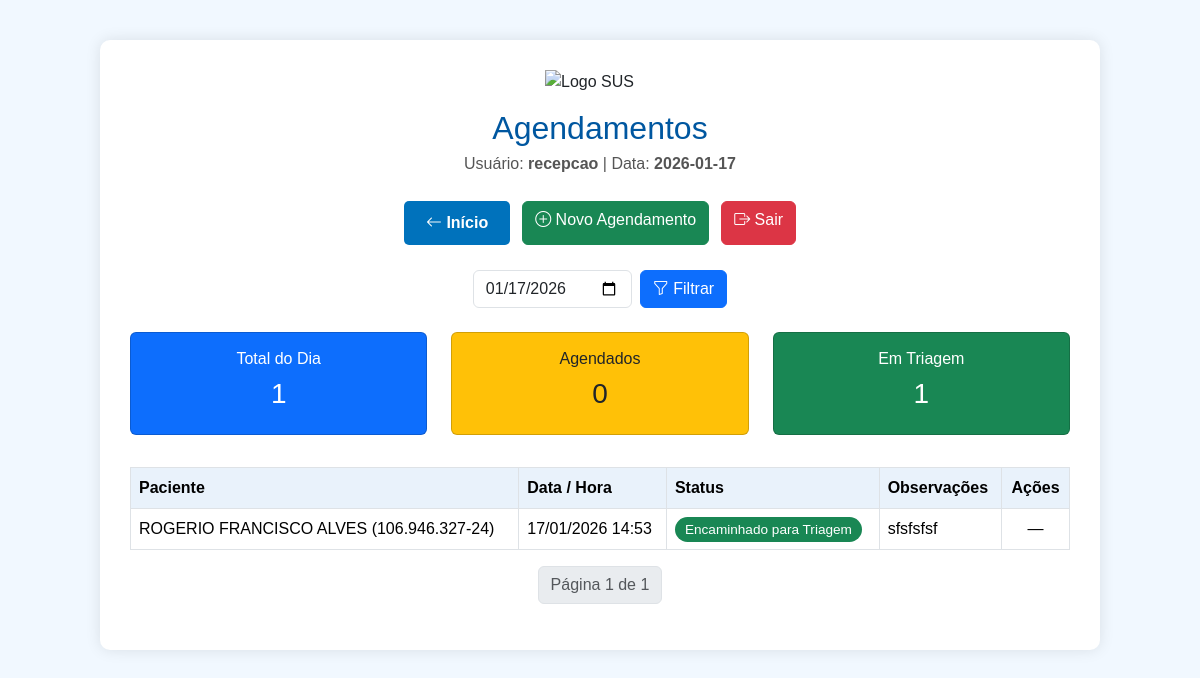
/agendamento/ (signed in), run on an earlier commit of the app's database.
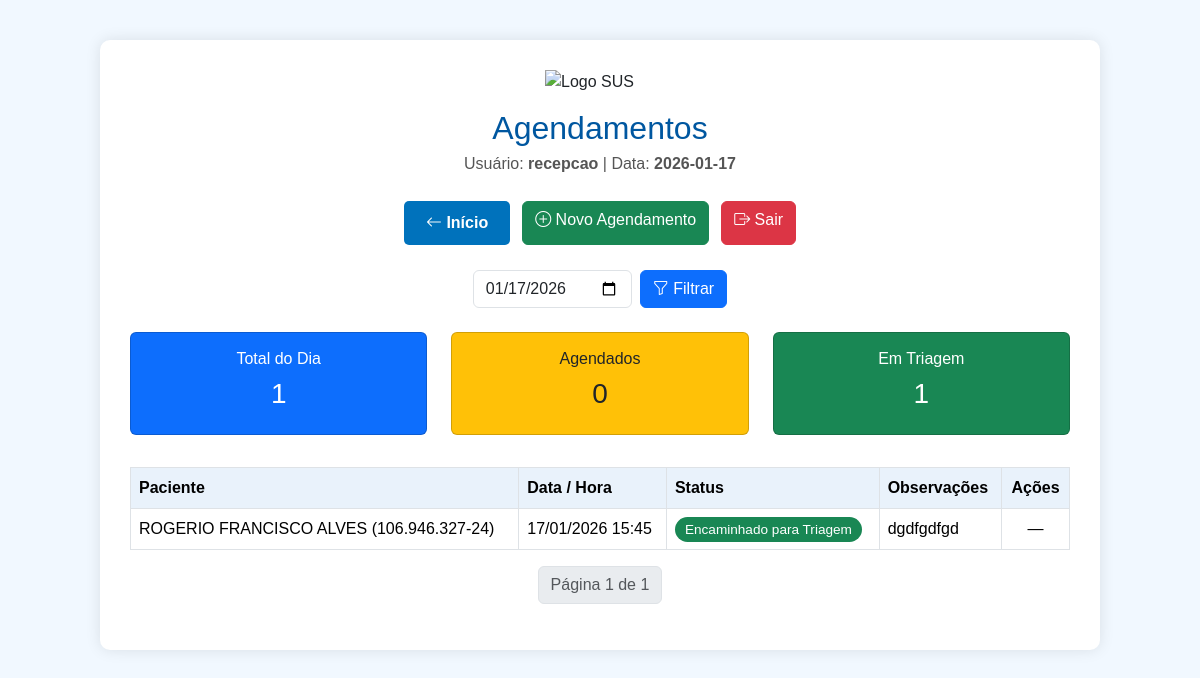
And on a later commit of the database.
### agendamento/models.py (models this page shows, shortened)
class Agendamento(models.Model):
    STATUS_CHOICES = [
        ('AG', 'Agendado'),
        ('TR', 'Encaminhado para Triagem'),
        ('AT', 'Atendido'),
        ('CN', 'Cancelado'),
    ]
    paciente = models.ForeignKey(Paciente, on_delete=models.CASCADE)
    data_hora = models.DateTimeField()
    encaminhado_por = models.ForeignKey(settings.AUTH_USER_MODEL, on_delete=models.SET_NULL, null=True, blank=True)
    status = models.CharField(max_length=2, choices=STATUS_CHOICES, default='AG')
    observacoes = models.TextField(blank=True, null=True)

### paciente/models.py (models this page shows)
class Paciente(models.Model):
    nome = models.CharField(max_length=100)
    nome_social = models.CharField(max_length=100, blank=True, null=True)
    nome_mae = models.CharField(max_length=100)
    nome_pai = models.CharField(max_length=100, blank=True, null=True)
    cpf = models.CharField(
        max_length=14,
        unique=True,
        validators=[
            RegexValidator(
                r'^\d{3}\.\d{3}\.\d{3}-\d{2}$',
                'CPF inválido! Use XXX.XXX.XXX-XX'
            )
        ]
    )
    data_nascimento = models.DateField()
    SEXO_BIOLOGICO_CHOICES = [
        ('M', 'Masculino'),
        ('F', 'Feminino'),
        ('I', 'Intersexo'),
    ]
    sexo_biologico = models.CharField(max_length=1, choices=SEXO_BIOLOGICO_CHOICES)
    identidade_genero = models.CharField(max_length=50)
    orientacao_sexual = models.CharField(max_length=50)
    NACIONALIDADE_CHOICES = [
        ('BRASILEIRA', 'Brasileira'),
        ('ARGENTINA', 'Argentina'),
        ('BOLIVIANA', 'Boliviana'),
        ('CHILENA', 'Chilena'),
        ('COLOMBIANA', 'Colombiana'),
        ('PARAGUAIA', 'Paraguaia'),
        ('PERUANA', 'Peruana'),
        ('URUGUAIA', 'Uruguaia'),
        ('VENEZUELANA', 'Venezuelana'),
        ('OUTRA', 'Outra'),
    ]
    nacionalidade = models.CharField(
        max_length=20,
        choices=NACIONALIDADE_CHOICES,
        default='BRASILEIRA'
    )
    naturalidade = models.CharField(max_length=100)
    RACA_COR_CHOICES = [
        ('BRANCA', 'Branca'),
        ('PRETA', 'Preta'),
        ('PARDA', 'Parda'),
        ('AMARELA', 'Amarela'),
        ('INDIGENA', 'Indígena'),
    ]
    raca_cor = models.CharField(max_length=10, choices=RACA_COR_CHOICES)
    ESTADO_CIVIL_CHOICES = [
        ('SOLTEIRO', 'Solteiro(a)'),
        ('CASADO', 'Casado(a)'),
        ('DIVORCIADO', 'Divorciado(a)'),
        ('VIUVO', 'Viúvo(a)'),
        ('UNIAO_ESTAVEL', 'União Estável'),
    ]
    estado_civil = models.CharField(max_length=20, choices=ESTADO_CIVIL_CHOICES)
    ESCOLARIDADE_CHOICES = [
        ('SEM_INSTRUCAO', 'Sem instrução'),
        ('FUNDAMENTAL_INCOMPLETO', 'Fundamental incompleto'),
        ('FUNDAMENTAL_COMPLETO', 'Fundamental completo'),
        ('MEDIO_INCOMPLETO', 'Médio incompleto'),
        ('MEDIO_COMPLETO', 'Médio completo'),
        ('SUPERIOR_INCOMPLETO', 'Superior incompleto'),
        ('SUPERIOR_COMPLETO', 'Superior completo'),
        ('POS_GRADUACAO', 'Pós-graduação'),
        ('MESTRADO', 'Mestrado'),
        ('DOUTORADO', 'Doutorado'),
    ]
    escolaridade = models.CharField(max_length=30, choices=ESCOLARIDADE_CHOICES)
    profissao = models.CharField(max_length=50)
    rg = models.CharField(max_length=20)
    orgao_emissor = models.CharField(max_length=10)
    UF_CHOICES = [
        ('AC','AC'), ('AL','AL'), ('AP','AP'), ('AM','AM'),
        ('BA','BA'), ('CE','CE'), ('DF','DF'), ('ES','ES'),
        ('GO','GO'), ('MA','MA'), ('MT','MT'), ('MS','MS'),
        ('MG','MG'), ('PA','PA'), ('PB','PB'), ('PR','PR'),
        ('PE','PE'), ('PI','PI'), ('RJ','RJ'), ('RN','RN'),
        ('RS','RS'), ('RO','RO'), ('RR','RR'), ('SC','SC'),
        ('SP','SP'), ('SE','SE'), ('TO','TO'),
    ]
    uf_rg = models.CharField(max_length=2, choices=UF_CHOICES)
    cep = models.CharField(
        max_length=9,
        validators=[
            RegexValidator(
                r'^\d{5}-\d{3}$',
                'CEP inválido! Use XXXXX-XXX'
            )
        ]
    )
    endereco = models.CharField(max_length=100)
    numero = models.CharField(max_length=10)
    complemento = models.CharField(max_length=50, blank=True, null=True)
    bairro = models.CharField(max_length=50)
    municipio = models.CharField(max_length=50)
    uf = models.CharField(max_length=2, choices=UF_CHOICES)
    ZONA_CHOICES = [
        ('URBANA', 'Urbana'),
        ('RURAL', 'Rural'),
    ]
    zona = models.CharField(max_length=6, choices=ZONA_CHOICES)
    telefone_fixo = models.CharField(
        max_length=15,
        blank=True,
        null=True,
        validators=[
            RegexValidator(
                r'^\(\d{2}\)\s\d{4}-\d{4}$',
                'Telefone inválido! Use (XX) XXXX-XXXX'
            )
        ]
    )
    celular = models.CharField(
        max_length=15,
        validators=[
            RegexValidator(
                r'^\(\d{2}\)\s\d{5}-\d{4}$',
                'Celular inválido! Use (XX) XXXXX-XXXX'
            )
        ]
    )
    whatsapp = models.BooleanField(default=False)
    email = models.EmailField(blank=True, null=True)
    cartao_sus = models.CharField(max_length=18, blank=True, null=True)
    criado_por = models.ForeignKey(
        User,
        on_delete=models.SET_NULL,
        null=True,
        blank=True,
        related_name='pacientes_criados'
    )
    data_criacao = models.DateTimeField(default=timezone.now, editable=False)
    data_atualizacao = models.DateTimeField(auto_now=True)
    def __str__(self):
        return f"{self.nome} ({self.cpf})"

### agendamento/views.py (the view)
# urls.py: path('', views.agendamento_list, name='agendamento_list'),
@login_required
def agendamento_list(request):
    hoje = timezone.localdate()
    data_filtro = request.GET.get('data')
    if data_filtro:
        agendamentos_qs = Agendamento.objects.filter(
            data_hora__date=data_filtro
        )
        data_template = data_filtro
    else:
        agendamentos_qs = Agendamento.objects.filter(
            data_hora__date=hoje
        )
        data_template = hoje.strftime('%Y-%m-%d')
    agendamentos_qs = agendamentos_qs.order_by('-data_hora')
    status_dict = dict(Counter(ag.status for ag in agendamentos_qs))
    total_agendamentos = agendamentos_qs.count()
    paginator = Paginator(agendamentos_qs, 10)
    page_number = request.GET.get('page')
    agendamentos = paginator.get_page(page_number)
    return render(request, 'agendamento_list.html', {
        'agendamentos': agendamentos,
        'total_agendamentos': total_agendamentos,
        'status_dict': status_dict,
        'data_filtro': data_template,
    })

### agendamento/templates/agendamento_list.html (shortened to what this page needs)
<!DOCTYPE html>
<html lang="pt-br">
<head>
<link rel="stylesheet" href="https://cdn.jsdelivr.net/npm/bootstrap@5.3.2/dist/css/bootstrap.min.css">
<link rel="stylesheet" href="https://cdn.jsdelivr.net/npm/bootstrap-icons@1.10.5/font/bootstrap-icons.css">
</head>
<body>
<div class="container">
<img src="https://www.gov.br/saude/pt-br/composicao/secretarias/saps/logos/logo-sus.png" class="logo" alt="Logo SUS">
    <h2>Agendamentos</h2>
    <div class="subtitulo">
        Usuário: <strong>{{ user.username }}</strong> |
        Data: <strong>{{ data_filtro }}</strong>
    </div>
    <div class="button-group">
        <a href="../recepcao" class="btn-padrao">
            <i class="bi bi-arrow-left"></i> Início
        </a>
        <a href="{% url 'agendamento_create' %}" class="btn btn-success">
            <i class="bi bi-plus-circle"></i> Novo Agendamento
        </a>
        <a href="{% url 'logout' %}" class="btn btn-danger">
            <i class="bi bi-box-arrow-right"></i> Sair
        </a>
    </div>
    <form method="get" class="row g-2 justify-content-center mb-4">
        <div class="col-auto">
            <input type="date" name="data" value="{{ data_filtro }}" class="form-control">
        </div>
        <div class="col-auto">
            <button type="submit" class="btn btn-primary">
                <i class="bi bi-funnel"></i> Filtrar
            </button>
        </div>
    </form>
    <div class="row mb-4 text-center">
        <div class="col-md-4 mb-2">
            <div class="card bg-primary text-white p-3">
                <h6>Total do Dia</h6>
                <h3>{{ total_agendamentos }}</h3>
            </div>
        </div>
        <div class="col-md-4 mb-2">
            <div class="card bg-warning text-dark p-3">
                <h6>Agendados</h6>
                <h3>{{ status_dict.AG|default:0 }}</h3>
            </div>
        </div>
        <div class="col-md-4 mb-2">
            <div class="card bg-success text-white p-3">
                <h6>Em Triagem</h6>
                <h3>{{ status_dict.TR|default:0 }}</h3>
            </div>
        </div>
    </div>
    <table class="table table-bordered table-hover">
        <thead>
            <tr>
                <th>Paciente</th>
                <th>Data / Hora</th>
                <th>Status</th>
                <th>Observações</th>
                <th class="text-center">Ações</th>
            </tr>
        </thead>
        <tbody>
        {% for agendamento in agendamentos %}
            <tr class="{% if agendamento.status == 'TR' %}triagem{% endif %}">
                <td>{{ agendamento.paciente }}</td>
                <td>{{ agendamento.data_hora|date:"d/m/Y H:i" }}</td>
                <td>
                    <span class="status-badge status-{{ agendamento.status }}">
                        {{ agendamento.get_status_display }}
                    </span>
                </td>
                <td>{{ agendamento.observacoes|default:"—" }}</td>
                <td class="text-center">
                    {% if agendamento.status != 'TR' %}
                        <a href="{% url 'enviar_triagem' agendamento.id %}" class="btn btn-warning btn-sm">
                            <i class="bi bi-arrow-repeat"></i> Triagem
                        </a>
                    {% else %}
                        —
                    {% endif %}
                </td>
            </tr>
        {% empty %}
            <tr>
                <td colspan="5" class="text-center text-muted">
                    Nenhum agendamento encontrado para esta data.
                </td>
            </tr>
        {% endfor %}
        </tbody>
    </table>
    <nav>
        <ul class="pagination justify-content-center">
            <li class="page-item disabled">
                <span class="page-link">
                    Página {{ agendamentos.number }} de {{ agendamentos.paginator.num_pages }}
                </span>
            </li>
        </ul>
    </nav>
</div>
</body>
</html>

What changed in the data, as far as the page shows it:
changed Agendamento "Encaminhado para Triagem": data_hora "17/01/2026 14:53" → "17/01/2026 15:45"; observacoes "sfsfsfsf" → "dgdfgdfgd"
